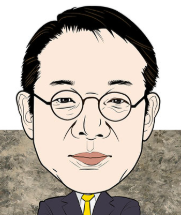
#> input picture tools/assets_src/candidates/mayor_1.png, 181 x 215 px
$ python cand_art.py
#> lines starting #> are read from the running program, lines starting #| are printed output that depends on the picture; after the words box and inside, x2 and y2 are one past the last pixel; in counts of white or black regions, pixels touching at a corner belong together
#> in _src, im is the input picture: PIL image 181x215 RGBA; mean R, G, B, A 189.6, 180.2, 170.7, 255
### tools/ui_kit.py
# -*- coding: utf-8 -*-
"""게임 UI 키트: 유리 패널, 광택 버튼, 리본 배너, 큰 글자, 배지, 아이콘, 막대, 파티클.

모든 크기는 '무대 픽셀'(480x270 기준)로 받고, 파일은 2배 해상도로 저장한다(pic_scale=0.5).
내부적으로는 SS배 더 크게 그린 뒤 줄여서 가장자리를 매끈하게 한다.
"""
import hashlib
import math
from art_common import *

SS = 3          # 슈퍼샘플링
R2 = 2          # 파일 해상도 배율 (무대 1px = 파일 2px)

# 테마: 검정 + 청색 (어두운 고급 톤). 노랑/하늘색 계열은 쓰지 않는다.
STEEL = ((120, 150, 250), (60, 84, 190), (22, 34, 110))      # 테두리용 청색 금속
PAL = {
    # (위, 아래, 외곽선, 테두리 빛)
    'royal': ((56, 92, 214), (12, 22, 84), (0, 3, 18), (110, 146, 255)),
    'blue': ((34, 48, 112), (8, 12, 44), (0, 1, 10), (84, 112, 220)),
    'steel': ((64, 78, 122), (18, 24, 50), (0, 2, 12), (120, 136, 190)),
    'purple': ((86, 52, 166), (26, 10, 70), (6, 0, 20), (150, 112, 250)),
    'red': ((176, 34, 56), (76, 6, 20), (16, 0, 4), (240, 90, 110)),
    'pink': ((150, 30, 92), (58, 6, 36), (14, 0, 8), (226, 90, 160)),
    'green': ((28, 118, 78), (6, 48, 30), (0, 12, 6), (80, 190, 130)),
    'gray': ((70, 74, 90), (26, 28, 38), (4, 4, 8), (130, 136, 156)),
    'navy': ((24, 30, 62), (5, 7, 20), (0, 0, 6), (70, 92, 170)),
    'black': ((40, 44, 58), (4, 5, 10), (0, 0, 0), (90, 110, 190)),
    'silver': ((214, 220, 236), (98, 108, 136), (12, 14, 24), (240, 244, 255)),
}
# 예전 이름 호환 (밝은 색 이름이 남아 있어도 어두운 테마로)
PAL['gold'] = PAL['royal']
PAL['cyan'] = PAL['royal']
PAL['white'] = PAL['silver']


def _pal(name):
    return PAL[name]


def _k(*a):
    return hashlib.md5(repr(a).encode('utf-8')).hexdigest()[:10]


def _path(prefix, *a):
    return os.path.join(ensure_out(), '%s_%s.png' % (prefix, _k(prefix, *a)))


def _canvas(w, h):
    return Image.new('RGBA', (int(w * R2 * SS), int(h * R2 * SS)), (0, 0, 0, 0))


def _finish(im, w, h, path):
    im = im.resize((int(w * R2), int(h * R2)), Image.LANCZOS)
    im.save(path, optimize=True)
    return path


def _grad(size, top, bottom, mid=None):
    w, h = size
    g = Image.new('RGBA', size)
    d = ImageDraw.Draw(g)
    for y in range(h):
        t = y / max(1, h - 1)
        if mid is not None:
            c = lerp(top, mid, t * 2) if t < 0.5 else lerp(mid, bottom, (t - 0.5) * 2)
        else:
            c = lerp(top, bottom, t)
        d.line([(0, y), (w, y)], fill=tuple(c) + ((255,) if len(c) == 3 else ()))
    return g


# [465 lines left out: functions _rr_mask, _shadow, _words_width, _draw_line, _text_layer, panel and 8 more, not called in this run]


def portrait_ring(src_img, size, ring='gold', name='p'):
    """원형 초상 + 금속 테두리."""
    path = _path('ui_port2', name, size, ring)
    if os.path.exists(path):
        return path
    im = _canvas(size, size)
#> im: PIL image 144x144 RGBA; every value is 0
    W = im.width
#> W = 144
    s = R2 * SS
    face = src_img.convert('RGBA')
    side = min(face.size)
#> side = 140
    face = face.crop(((face.width - side) // 2, 0, (face.width - side) // 2 + side, side)).resize((W, W), Image.LANCZOS)
#> face: PIL image 144x144 RGBA
    m = Image.new('L', (W, W), 0)
#> m: PIL image 144x144 L; every value is 0
    ImageDraw.Draw(m).ellipse((3 * s, 3 * s, W - 3 * s, W - 3 * s), fill=255)
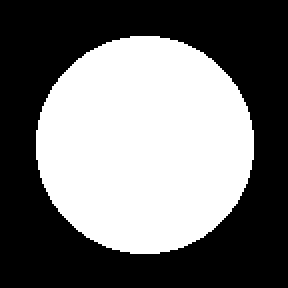
#> m: PIL image 144x144 L (shown 2 times larger); 44.9% white; 1 white region, box (x1, y1, x2, y2) and area: (18, 18, 127, 127) 9313
    bg = _grad((W, W), (24, 30, 60), (6, 8, 20))
    bg.putalpha(m)
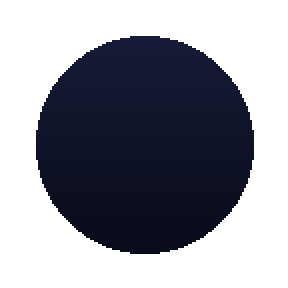
#> bg: PIL image 144x144 RGBA (shown 2 times larger); mean R, G, B, A 15, 19, 40, 114.5; transparent parts drawn white
    im.alpha_composite(bg)
    face.putalpha(ImageChops.multiply(m, face.getchannel('A')))
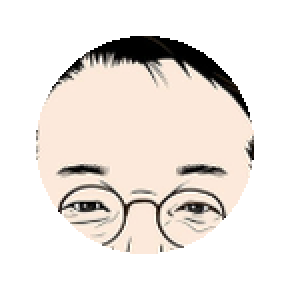
#> face: PIL image 144x144 RGBA (shown 2 times larger); mean R, G, B, A 190.2, 180.2, 171.8, 114.5; transparent parts drawn white
    im.alpha_composite(face)
    top, bottom, edge, rim = _pal(ring)
    rm = Image.new('L', (W, W), 0)
    ImageDraw.Draw(rm).ellipse((1 * s, 1 * s, W - 1 * s, W - 1 * s), outline=255, width=int(2.4 * s))
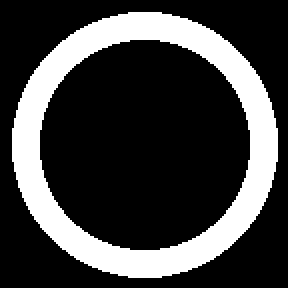
#> rm: PIL image 144x144 L (shown 2 times larger); 25% white; 1 white region, box (x1, y1, x2, y2) and area: (6, 6, 139, 139) 5180
    rg = _grad((W, W), rim, top)
    rg.putalpha(rm)
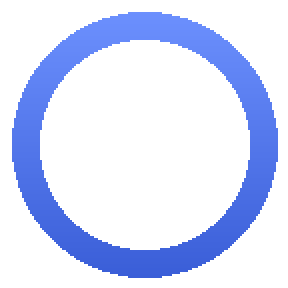
#> rg: PIL image 144x144 RGBA (shown 2 times larger); mean R, G, B, A 83, 119, 234.5, 63.7; transparent parts drawn white
    im.alpha_composite(rg)
    return _finish(im, size, size, path)


# [29 lines left out: function preview_sheet, not called in this run]


# ================================================================== 업비트 테마 (밝은 판 + 남색 + 평평한 버튼)
# THEME[0]: 'upbit' (기본: 업비트 그림 + 글자색 바꿈) / 'raw' (업비트 그림, 글자색은 그대로) / 'dark' (예전 어두운 그림)
THEME = ['upbit']


class theme:
    """with theme('dark'): ... 그 안에서 만드는 그림·글자는 그 테마로."""
    def __init__(self, name):
        self.name = name

    def __enter__(self):
        self.prev = THEME[0]
        THEME[0] = self.name

    def __exit__(self, *a):
        THEME[0] = self.prev


def _up():
    return THEME[0] in ('upbit', 'raw')


UPC = {'royal': (9, 54, 135), 'navy': (9, 54, 135), 'gold': (9, 54, 135), 'blue': (18, 97, 196), 'cyan': (18, 97, 196),
       'red': (200, 74, 49), 'green': (14, 140, 90), 'purple': (123, 75, 209), 'pink': (214, 51, 108),
       'steel': (84, 99, 128), 'gray': (128, 134, 148), 'black': (31, 35, 41), 'silver': (233, 236, 241), 'white': (233, 236, 241)}
UP_INK, UP_SUB, UP_LINE, UP_PAGE = (31, 35, 41), (107, 114, 128), (222, 225, 231), (244, 245, 248)


def _up_fill(color):
    return UPC.get(color, UPC['royal'])


def _up_text_col(color):
    return UP_INK if color in ('silver', 'white') else (255, 255, 255)


# [118 lines left out: functions _fit_font, _u_panel, _u_button, _u_banner, _u_badge, not called in this run]


UP_BIG = {'royal': UPC['navy'], 'gold': UPC['navy'], 'cyan': UPC['blue'], 'white': UP_INK, 'red': UPC['red'],
          'green': UPC['green'], 'pink': UPC['pink'], 'purple': UPC['purple'], 'gray': UP_SUB, 'black': UP_INK}


# [39 lines left out: functions _u_big_text, _u_bar_set, not called in this run]

### tools/art_common.py
# -*- coding: utf-8 -*-
"""그림 제작용 공통 도구 (PIL). 모든 그림은 4배 크기로 그린 뒤 줄여서 부드럽게 만든다."""
import math
import os
import random

from PIL import Image, ImageDraw, ImageFilter, ImageFont, ImageChops

HERE = os.path.dirname(os.path.abspath(__file__))
SRC = os.path.join(HERE, 'assets_src')
OUT = os.path.join(HERE, '..', 'build', 'art')

# 폰트: 처음 한 번 `npm i @fontsource/black-han-sans @fontsource/do-hyeon @fontsource/nanum-gothic`
# 로 받은 woff 를 쓴다. 경로는 FONT_DIR 환경변수로 지정.
FONT_DIR = os.environ.get('FONT_DIR', os.path.join(HERE, 'fonts'))  # 저장소에 포함된 폰트 (OFL/MIT)


# [11 lines left out: function _font_path, not called in this run]


_fcache = {}


# [5 lines left out: function font, not called in this run]


def ensure_out():
    os.makedirs(OUT, exist_ok=True)
    return OUT


# [5 lines left out: function save, not called in this run]


def text_size(d, s, f):
    b = d.textbbox((0, 0), s, font=f)
    return b[2] - b[0], b[3] - b[1]


# [6 lines left out: function draw_text, not called in this run]


def lerp(a, b, t):
    return tuple(int(round(a[i] + (b[i] - a[i]) * t)) for i in range(len(a)))


# [7 lines left out: function vgradient, not called in this run]


def rgba(c, a=255):
    return (c[0], c[1], c[2], a)


def rounded_box(d, box, r, fill, outline=None, width=0):
    d.rounded_rectangle(box, radius=r, fill=fill, outline=outline, width=width)


def downscale(im, w, h):
    return im.resize((w, h), Image.LANCZOS)


# [5 lines left out: function quantize_png, not called in this run]

### tools/cand_art.py
# -*- coding: utf-8 -*-
"""상대 후보 그림 (제작자가 준 사진 4장): HUD 원형 초상, 개표·미니게임용 사진 카드."""
import os
from PIL import Image, ImageDraw, ImageFilter, ImageOps
from art_common import ensure_out, save
import ui_kit as K

HERE = os.path.dirname(os.path.abspath(__file__))
SRC = os.path.join(HERE, 'assets_src', 'candidates')
# 키: (파일, 얼굴 정사각형 상자, 테두리 색)
CANDS = {
    'm1': ('mayor_1.png', (22, 0, 162, 140), 'royal'),
    'm2': ('mayor_2.png', (38, 0, 178, 140), 'red'),
    'p1': ('pres_1.png', (40, 30, 280, 270), 'royal'),
    'p2': ('pres_2.png', (30, 60, 290, 320), 'red'),
}


def _src(key):
    f = CANDS[key][0]
    im = Image.open(os.path.join(SRC, f)).convert('RGBA')
    if key == 'p2':        # 흑백 판화 느낌 → 살짝 청색 톤
        g = ImageOps.grayscale(im).point(lambda v: 255 if v > 150 else int(v * 0.6))   # 바둑판 무늬(투명 표시) 지우기
        im = ImageOps.colorize(g, (8, 12, 40), (228, 234, 255)).convert('RGBA')
    return im


def ring(key, size=24):
    """HUD 용 원형 초상."""
    im = _src(key)
    face = im.crop(CANDS[key][1])
    return K.portrait_ring(face, size, CANDS[key][2], name='cand_' + key)


def card(key, w=118, h=150):
    """사진 카드 (둥근 모서리 + 테두리 + 아래 그라데이션). 무대 크기의 2배로 저장."""
#> called with key = 'm1', w = 118, h = 150
    p = os.path.join(ensure_out(), 'cand_card_%s_%d.png' % (key, w))
    if os.path.exists(p):
        return p
    S = 2
    W, H = w * S, h * S
    im = _src(key)
    # 위쪽 중심으로 채우기
    r = W / H
    iw, ih = im.size
#> iw = 181; ih = 215
    if iw / ih > r:
        nw = int(ih * r)
#> nw = 169
        im = im.crop(((iw - nw) // 2, 0, (iw - nw) // 2 + nw, ih))
#> im: PIL image 169x215 RGBA
    else:
        nh = int(iw / r)
        im = im.crop((0, 0, iw, nh))
    im = im.resize((W, H), Image.LANCZOS)
#> im: PIL image 236x300 RGBA
    m = Image.new('L', (W, H), 0)
#> m: PIL image 236x300 L; every value is 0
    ImageDraw.Draw(m).rounded_rectangle((3, 3, W - 4, H - 4), 14 * S // 2, fill=255)
#> m: PIL image 236x300 L; 95.2% white; 1 black region, box (x1, y1, x2, y2) and area: (0, 0, 236, 300) 3364
    out = Image.new('RGBA', (W, H), (0, 0, 0, 0))
#> out: PIL image 236x300 RGBA; every value is 0
    ph = im.copy()
    ph.putalpha(m)
    out.alpha_composite(ph)
    # 아래쪽 어둡게
    sh = Image.new('RGBA', (W, H), (0, 0, 0, 0))
    sd = ImageDraw.Draw(sh)
    for y in range(int(H * 0.65), H):
        a = int(170 * (y - H * 0.65) / (H * 0.35))
        sd.line([(0, y), (W, y)], fill=(4, 6, 20, a))
    sh.putalpha(Image.fromarray(__import__('numpy').minimum(__import__('numpy').asarray(sh.getchannel('A')),
                                                             __import__('numpy').asarray(m))))
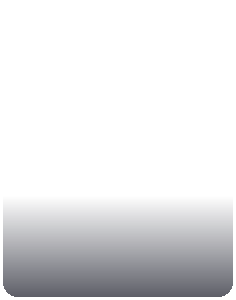
#> sh: PIL image 236x300 RGBA; mean R, G, B, A 1.4, 2.1, 7, 26.7; transparent parts drawn white
    out.alpha_composite(sh)
    col = {'red': (240, 90, 110), 'purple': (170, 130, 255), 'royal': (110, 150, 255)}[CANDS[key][2]]
    ImageDraw.Draw(out).rounded_rectangle((3, 3, W - 4, H - 4), 14 * S // 2, outline=col + (255,), width=3 * S // 2 + 1)
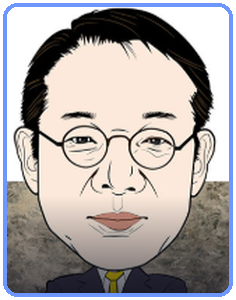
#> out: PIL image 236x300 RGBA; mean R, G, B, A 160, 154, 153.4, 242.9; transparent parts drawn white
    out.save(p)
    return p


def all_rings():
    return {k: ring(k) for k in CANDS}


def all_cards(w=118, h=150):
    return {k: card(k, w, h) for k in CANDS}


if __name__ == '__main__':
    for k in CANDS:
        print(ring(k), card(k))
#> pass 2 of the loop `for k in CANDS:`:
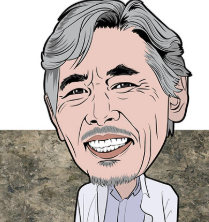
#> input picture tools/assets_src/candidates/mayor_2.png, 209 x 222 px
#> in _src, im is the input picture: PIL image 209x222 RGBA; mean R, G, B, A 185.1, 175.1, 170, 255
#> in portrait_ring (call 2), `rg.putalpha(rm)`:
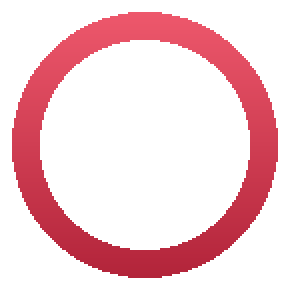
#> rg: PIL image 144x144 RGBA (shown 2 times larger); mean R, G, B, A 208, 62, 83, 63.7; transparent parts drawn white
#> in card (call 2), `ImageDraw.Draw(out).rounded_rectangle((3, 3, W - 4, H - 4), 14 * S // ..`:
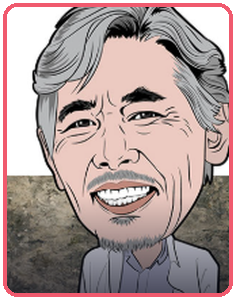
#> out: PIL image 236x300 RGBA; mean R, G, B, A 161.4, 142.3, 140.6, 242.9; transparent parts drawn white
#> pass 3 of the loop `for k in CANDS:`:
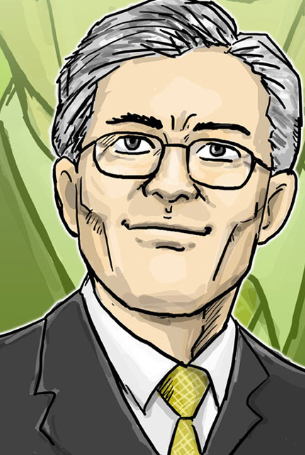
#> input picture tools/assets_src/candidates/pres_1.png, 305 x 455 px
#> in _src, im is the input picture: PIL image 305x455 RGBA; mean R, G, B, A 158.2, 155.7, 126.1, 255
#> in portrait_ring (call 3), `face.putalpha(ImageChops.multiply(m, face.getchannel('A')))`:
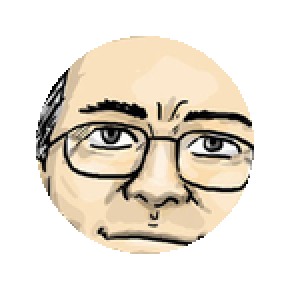
#> face: PIL image 144x144 RGBA (shown 2 times larger); mean R, G, B, A 188.3, 176.8, 149.3, 114.5; transparent parts drawn white
#> in _finish (call 3), `im = im.resize((int(w * R2), int(h * R2)), Image.LANCZOS)`:
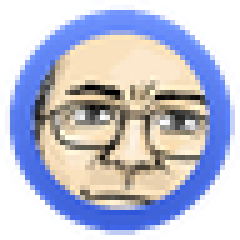
#> im: PIL image 48x48 RGBA (shown 5 times larger); mean R, G, B, A 111.4, 118.1, 147.2, 170.5; transparent parts drawn white
#> the loop made 4 passes; the first 3 are shown
